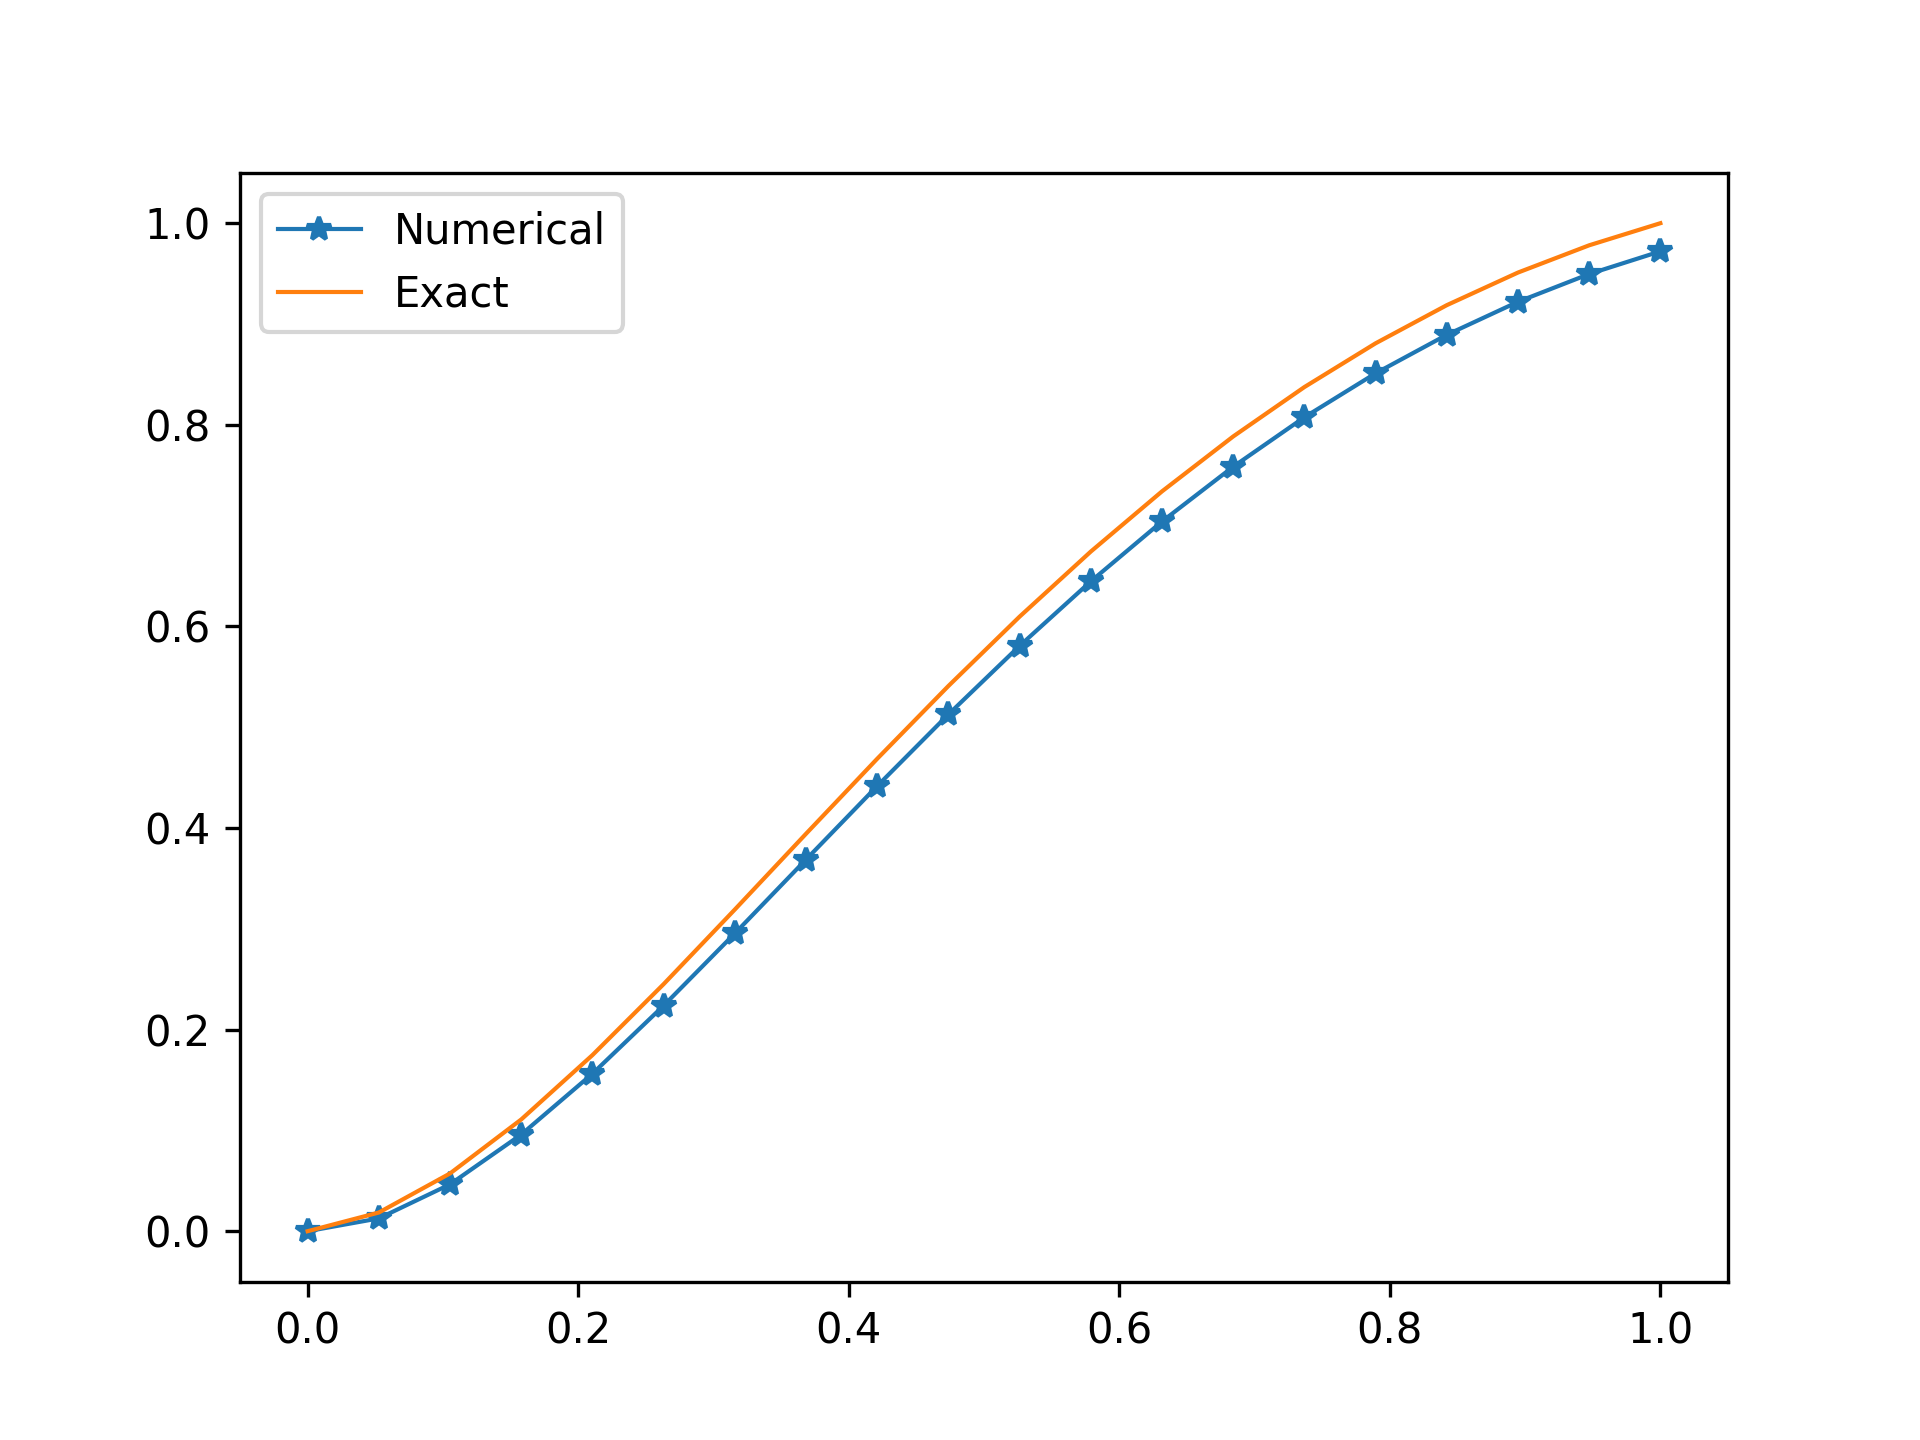

Source code (Python):
# The problem y"+3y'+2y=10*e^(-2x); y(0) = 0; y(1) = 1
import numpy as np
import matplotlib.pyplot as plt
from scipy.integrate import quad
def E(x,n):
    return pow(x,n+2)
def LF(x,n):
    return (n+2)*(n+1)*np.power(x,n)+3*(n+2)*np.power(x,n+1)+2*np.power(x,n+2)
def F(x):
    return 10*np.exp(-2*x)
N = 9; lw=0; ul=1
M = np.zeros([N,N])
b = np.zeros(N)
for i in range(N):
    for j in range(N):
        M[i,j] = quad(lambda x: E(x,i)*LF(x,j), lw, ul)[0]
    b[i] = quad(lambda x: E(x,i)*F(x), lw, ul)[0]
xs = np.linalg.solve(M,b)
x = np.linspace(lw,ul,20)
y = np.zeros(len(x))
for i in range(N):
    y +=xs[i]*E(x,i)
c1 = (1+10*np.exp(-2))/(np.exp(-1)-np.exp(-2))
c2 = -c1
f1 = c1*np.exp(-x)+c2*np.exp(-2*x)-10*x*np.exp(-2*x)
plt.plot(x,y,label="Numerical",marker="*",lw=1)
plt.plot(x,f1,label = "Exact",lw=1)
plt.legend()
plt.savefig("GalerkinBVP3.png",dpi=300)
plt.show()